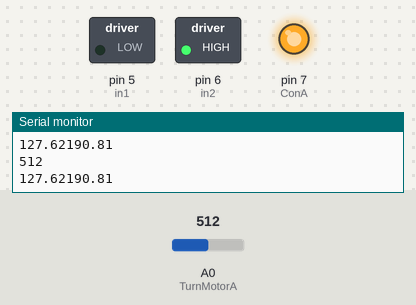
Simulated run of this sketch. Board: Arduino Uno, built with avr-gcc and run on an emulated ATmega328P. On the bench: switched loads named in the sketch (green lamp = pin HIGH), output pins drawn as LEDs (lit = HIGH), the last lines printed to the serial monitor. Inputs (shaded band) come from the test bench; at power-on: A0 (TurnMotorA) = 512.

Above: at 1.2 s.
1.3 s: A0 (TurnMotorA) set to 10
2.8 s: A0 (TurnMotorA) set to 7
At 4.0 s:
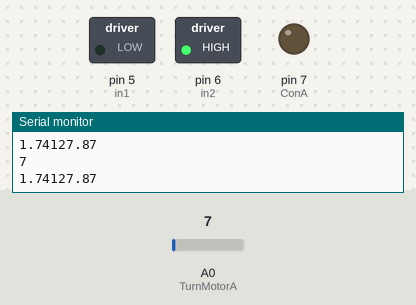
4.3 s: A0 (TurnMotorA) set to 122
At 5.4 s:
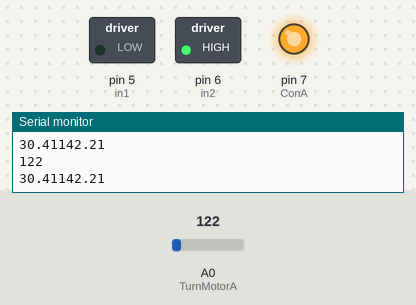
5.8 s: A0 (TurnMotorA) set to 0
At 6.3 s:
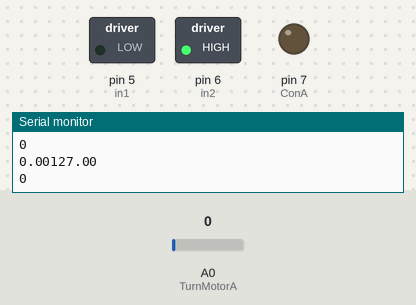
Timing chart, 0 to 8.3 s (numbered marks = the images above; inputs shaded):
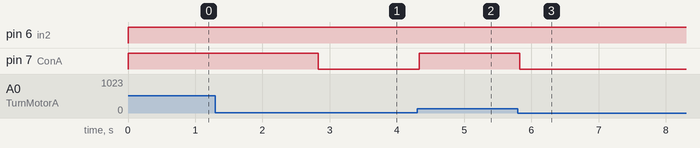

Measured:
- the behaviour switches between 9 and 8 on A0 (TurnMotorA) (found by bisection; images 0 and 1)
- after the input at 2.8 s, pin 7 (ConA): HIGH → LOW at once
- after the input at 4.3 s, pin 7 (ConA): LOW → HIGH at once
- after the input at 5.8 s, pin 7 (ConA): HIGH → LOW at once

The sketch:

analog.ino
```cpp
int in1 = 5; //Declaring where our module is wired
int in2 = 6;
int ConA = 7;// Don't forget this is a PWM DI/DO
int speed1;
float speed2;
void setup() {
    Serial.begin(9600);
  pinMode(in1, OUTPUT);
  pinMode(in2, OUTPUT);
  pinMode(ConA, OUTPUT);
}
void TurnMotorA(){ //We create a function which control the direction and speed
  digitalWrite(in1, LOW); //Switch between this HIGH and LOW to change direction
  digitalWrite(in2, HIGH);
  speed1 = analogRead(A0);
    Serial.println(speed1);
  speed2 = (float)speed1;
  speed2 = speed2*0.2492668622; //We read thea analog value from the potentiometer calibrate it
    Serial.print(speed2);
  speed2 = (speed2/2)+127;
  Serial.println(speed2);
  analogWrite(ConA,speed2);// Then inject it to our motor
}
void loop() {
  TurnMotorA(); //one function that keeps looping you can add another one with different direction or stop
}
```
